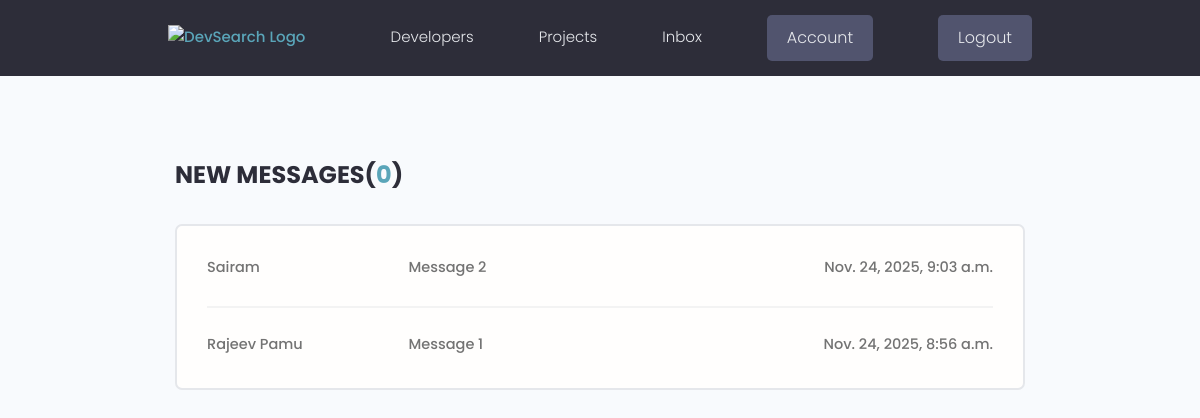
Screenshot of /inbox/ (signed in) with the database file from the repository.
### users/models.py (models this page shows, shortened)
class Message(models.Model):
    sender = models.ForeignKey(Profile, on_delete=models.SET_NULL, null=True, blank=True, related_name="sent_messages")
    recipient = models.ForeignKey(Profile, on_delete=models.SET_NULL, null=True, blank=True, related_name="received_messages")
    name = models.CharField(max_length=200, null=True, blank=True)
    email = models.EmailField(max_length=200, null=True, blank=True)
    subject = models.CharField(max_length=200, null=True, blank=True)
    body = models.TextField()
    is_read = models.BooleanField(default=False, null=True)
    created = models.DateTimeField(auto_now_add=True)
    id = models.UUIDField(default=uuid.uuid4,unique=True,primary_key=True, editable=False)
    class Meta:
        ordering = ['is_read', '-created']

### users/views.py (the view)
# urls.py: path("inbox/", views.inbox, name="inbox"),
def inbox(request):
    profile = request.user.profile
    messageRequests = profile.received_messages.all()
    unreadCount = messageRequests.filter(is_read=False).count()
    context = {'messageRequests': messageRequests, 'unreadCount': unreadCount}
    return render(request, 'users/inbox.html', context)

### users/templates/users/inbox.html
{% extends 'main.html' %}
{% block content %}
  <main class="inbox my-xl">
    <div class="content-box">
      <h3 class="inbox__title">New Messages(<span>{{ unreadCount }}</span>)</h3>
      <ul class="messages">
        {% for message in messageRequests %}
        {% if not message.is_read %}
        <li class="message message--unread">
        {% else %}
        <li class="message">
        {% endif %}
          <a href="{% url 'message' message.id %}">
            <span class="message__author">{{ message.name }}</span>
            <span class="message__subject">{{ message.subject }}</span>
            <span class="message__date">{{message.created}}</span>
          </a>
        </li>
        {% endfor %}
      </ul>
    </div>
  </main>
{% endblock content %}

### static/styles/app.css (style rules this page uses)
:root { --color-sub: #2d2d39; }
.content-box { width: 95%; max-width: 85rem; margin: 0 auto; }
.inbox { height: 90vh; }
.inbox__title, .inbox__title span { font-size: 2.4rem; font-weight: 700; color: var(--color-sub); text-transform: uppercase; text-align: left; margin-bottom: 3rem; }
.inbox__title span { color: var(--color-main); }
.messages { list-style: none; background: var(--color-white); padding: 0.5rem 3rem; border: 2px solid var(--color-light); border-radius: 0.7rem; }
.message { padding: 2.5rem 0; }
.message > a span { font-size: 1.45rem; font-weight: 500; }
.message:not(:last-child) { border-bottom: 2px solid var(--color-white-light); }
.message > a { display: flex; gap: 1rem; }
.message__author, .message__date { flex-basis: 25%; }
.message__subject { flex-basis: 50%; }
.message__date { text-align: right; }

### static/uikit/styles/modules/_variables.css (style rules this page uses)
:root { --color-main: #5aa5b9; --color-main-light: #e6faff; --color-sub: #3f4156; --color-sub-light: #51546e; --color-sub-lighter: #ededfd; --color-text: #737373; --color-gray: #8b8b8b; --color-light: #e5e7eb; --color-light-gray: #767676; --color-bg: #f8fafd; --color-white: #fffefd; --color-white-light: #f3f3f3; --color-success: #359e64; --color-success-bg: #def8e8; --color-error: #fc4b0b; --color-error-bg: #fff2ee; --font-base: 'Poppins', arial, helvetica, 'Segoe UI', roboto, ubuntu, sans-serif; --font-monospace: 'Fira Code', 'Courier New', courier, monospace; --font-regular: 300; --font-medium: 500; --font-bold: 700; --generic-shadow: 1px 1px 5px #00000010; --generic-transition: all 0.3s ease-in-out; }

### static/uikit/styles/modules/_base.css (style rules this page uses)
* { margin: 0; padding: 0; box-sizing: border-box; text-rendering: optimizeLegibility; color: inherit; font-size: inherit; }
html { font-size: 50%; }
@media only screen and (min-width: 480px) { html { font-size: 56.25%; } }
@media only screen and (min-width: 1200px) { html { font-size: 62.5%; } }
body { line-height: 1.6; font-weight: 400; font-size: 1.5rem; color: var(--color-text); background-color: var(--color-bg); min-height: 100vh; }

### static/uikit/styles/modules/_typography.css (style rules this page uses)
* { font-family: var(--font-base); }
h3 { font-size: 3.2rem; font-weight: var(--font-medium); }
p, span, strong { font-size: 1.6rem; color: var(--color-text); font-weight: var(--font-regular); }
a { padding-bottom: 2px; text-decoration: none; display: inline-block; color: var(--color-main); font-weight: var(--font-medium); }

### static/uikit/styles/modules/_utilities.css (style rules this page uses)
.my-xl { margin: 8rem auto; }

### rows the page displays
Message: name "Sairam", subject "Message 2", created "Nov. 24, 2025, 9:03 a.m."
Message: name "Rajeev Pamu", subject "Message 1", created "Nov. 24, 2025, 8:56 a.m."

### other values shown
{{ unreadCount }} "0"
